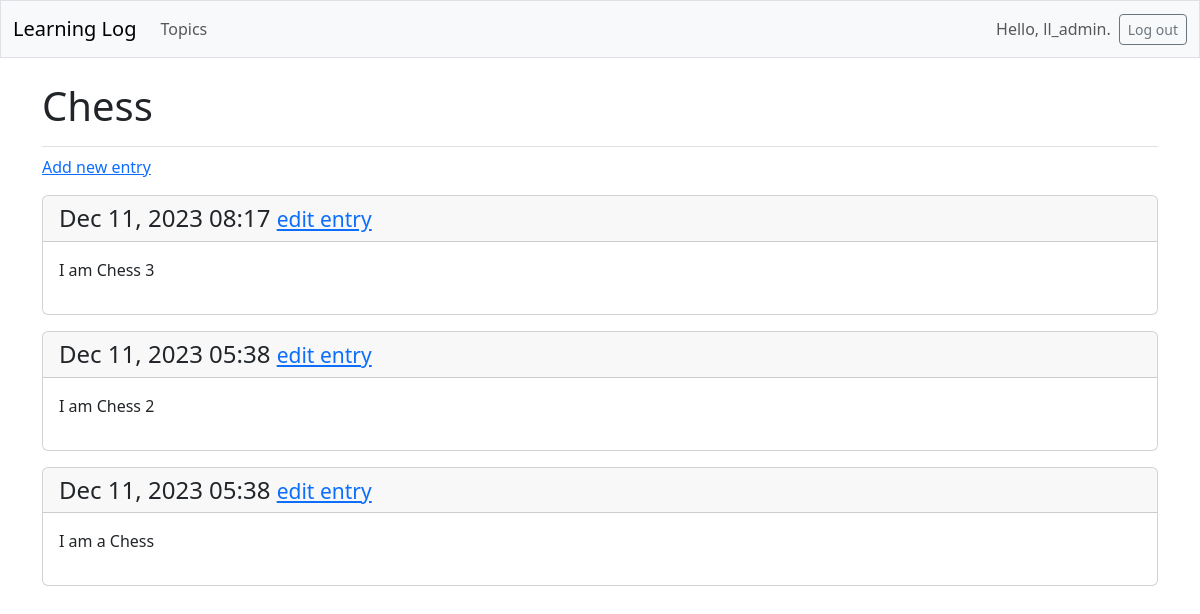
Before: /topics/1/ (signed in) with the older database file.
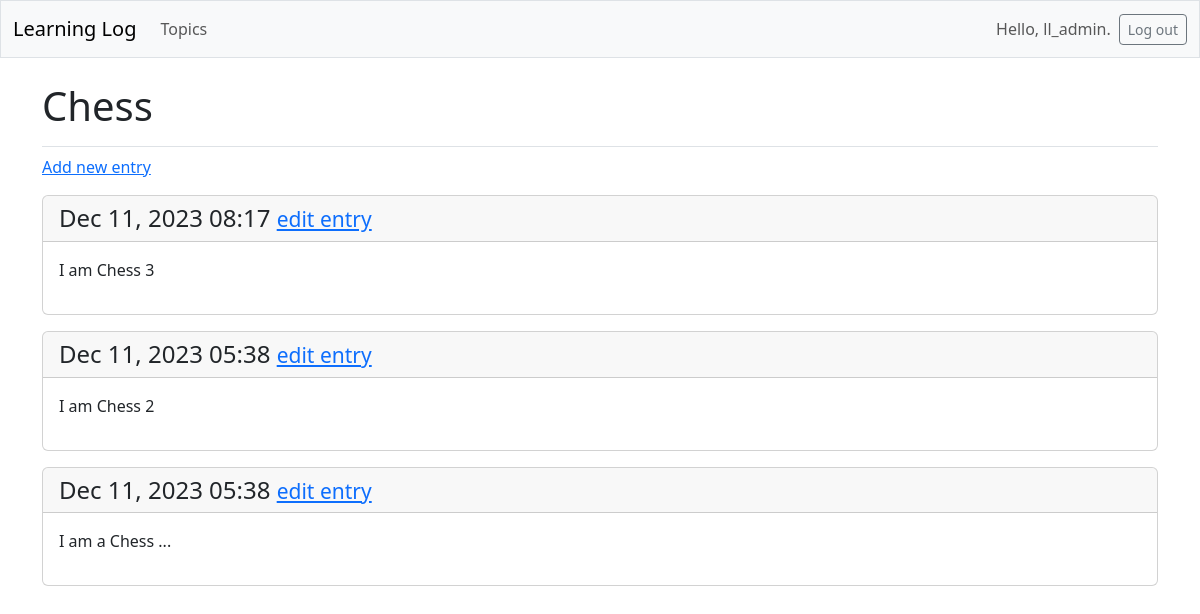
After: the same page with the newer database file.
### learning_logs/models.py (models this page shows, shortened)
class Topic(models.Model):
    text = models.CharField(max_length=200)  # 用于存储标题、名称等小文本
    date_added = models.DateTimeField(auto_now_add=True)  # 获取当前时间
    owner = models.ForeignKey(User, on_delete=models.CASCADE)

class Entry(models.Model):
    topic = models.ForeignKey(Topic, on_delete=models.CASCADE)
    text = models.TextField()
    date_added = models.DateTimeField(auto_now_add=True)  # 获取当前时间
    class Meta:
        verbose_name_plural = 'entries'

### learning_logs/views.py (the view)
# urls.py: path('topics/<int:topic_id>/', views.topic, name='topic'),
@login_required
def topic(request, topic_id):
    topic = Topic.objects.get(id=topic_id)
    if topic.owner != request.user:
        raise Http404
    entries = topic.entry_set.order_by('-date_added')
    context = {'topic': topic, 'entries': entries}
    return render(request, 'learning_logs/topic.html', context)

### learning_logs/templates/learning_logs/topic.html
{% extends 'learning_logs/base.html' %}
{% block page_header %}
  <h1>{{ topic.text }}</h1>
{% endblock page_header %}
{% block content %}
  <p>
    <a href="{% url 'learning_logs:new_entry' topic.id %}">Add new entry</a>
  </p>
  {% for entry in entries %}
    <div class="card mb-3">
      <h4 class="card-header">
        {{ entry.date_added|date:'M d, Y H:i' }}
        <small><a href="{% url 'learning_logs:edit_entry' entry.id %}">
          edit entry</a></small>
      </h4>
      <div class="card-body">{{ entry.text|linebreaks }}</div>
    </div>
  {% empty %}
    <p>There are no entries for this topic yet.</p>
  {% endfor %}
{% endblock content %}

### learning_logs/templates/learning_logs/base.html (shortened to what this page needs)
<!doctype html>
<html lang="en">
<head>
  {% load django_bootstrap5 %}
  {% bootstrap_css %}
</head>
<body>
  <nav class="navbar navbar-expand-md navbar-light bg-light mb-4 border">
    <div class="container-fluid">
      <a class="navbar-brand" href="{% url 'learning_logs:index' %}">
          Learning Log</a>
      <div class="collapse navbar-collapse" id="navbarCollapse">
        <ul class="navbar-nav me-auto mb-2 mb-md-0">
          <li class="nav-item">
            <a class="nav-link" href="{% url 'learning_logs:topics' %}">
              Topics</a></li>
        </ul>
        <ul class="navbar-nav ms-auto mb-2 mb-md-0">
          {% if user.is_authenticated %}
            <li class="nav-item">
              <span class="navbar-text me-2">Hello, {{ user.username }}.
                </span></li>
          {% endif %}
        </ul>
        {% if user.is_authenticated %}
          <form action="{% url 'accounts:logout' %}" method='post'>
            <button name='submit' class='btn btn-outline-secondary btn-sm'>
              Log out</button>
          </form>
        {% endif %}
      </div>
    </div>
  </nav>
  <main class="container">
    <div class="pb-2 mb-2 border-bottom">
      {% block page_header %}{% endblock page_header %}
    </div>
    <div>
      {% block content %}{% endblock content %}
    </div>
  </main>
</body>
</html>

Changed rows visible on the page:
changed Entry: text "I am a Chess" → "I am a Chess ..."
